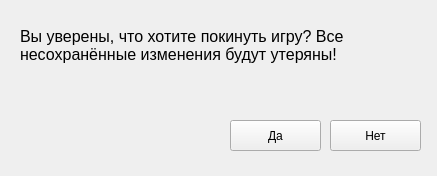
<?xml version="1.0" encoding="UTF-8"?>
<ui version="4.0">
 <class>Form</class>
 <widget class="QWidget" name="Form">
  <property name="geometry">
   <rect>
    <x>0</x>
    <y>0</y>
    <width>437</width>
    <height>176</height>
   </rect>
  </property>
  <property name="windowTitle">
   <string>Покинуть игру?</string>
  </property>
  <widget class="QLabel" name="label">
   <property name="geometry">
    <rect>
     <x>20</x>
     <y>10</y>
     <width>331</width>
     <height>71</height>
    </rect>
   </property>
   <property name="font">
    <font>
     <pointsize>12</pointsize>
    </font>
   </property>
   <property name="text">
    <string>Вы уверены, что хотите покинуть игру? Все несохранённые изменения будут утеряны!</string>
   </property>
   <property name="wordWrap">
    <bool>true</bool>
   </property>
  </widget>
  <widget class="QPushButton" name="yes_btn">
   <property name="geometry">
    <rect>
     <x>230</x>
     <y>120</y>
     <width>91</width>
     <height>31</height>
    </rect>
   </property>
   <property name="text">
    <string>Да</string>
   </property>
  </widget>
  <widget class="QPushButton" name="no_btn">
   <property name="geometry">
    <rect>
     <x>330</x>
     <y>120</y>
     <width>91</width>
     <height>31</height>
    </rect>
   </property>
   <property name="text">
    <string>Нет</string>
   </property>
  </widget>
 </widget>
 <resources/>
 <connections/>
</ui>
